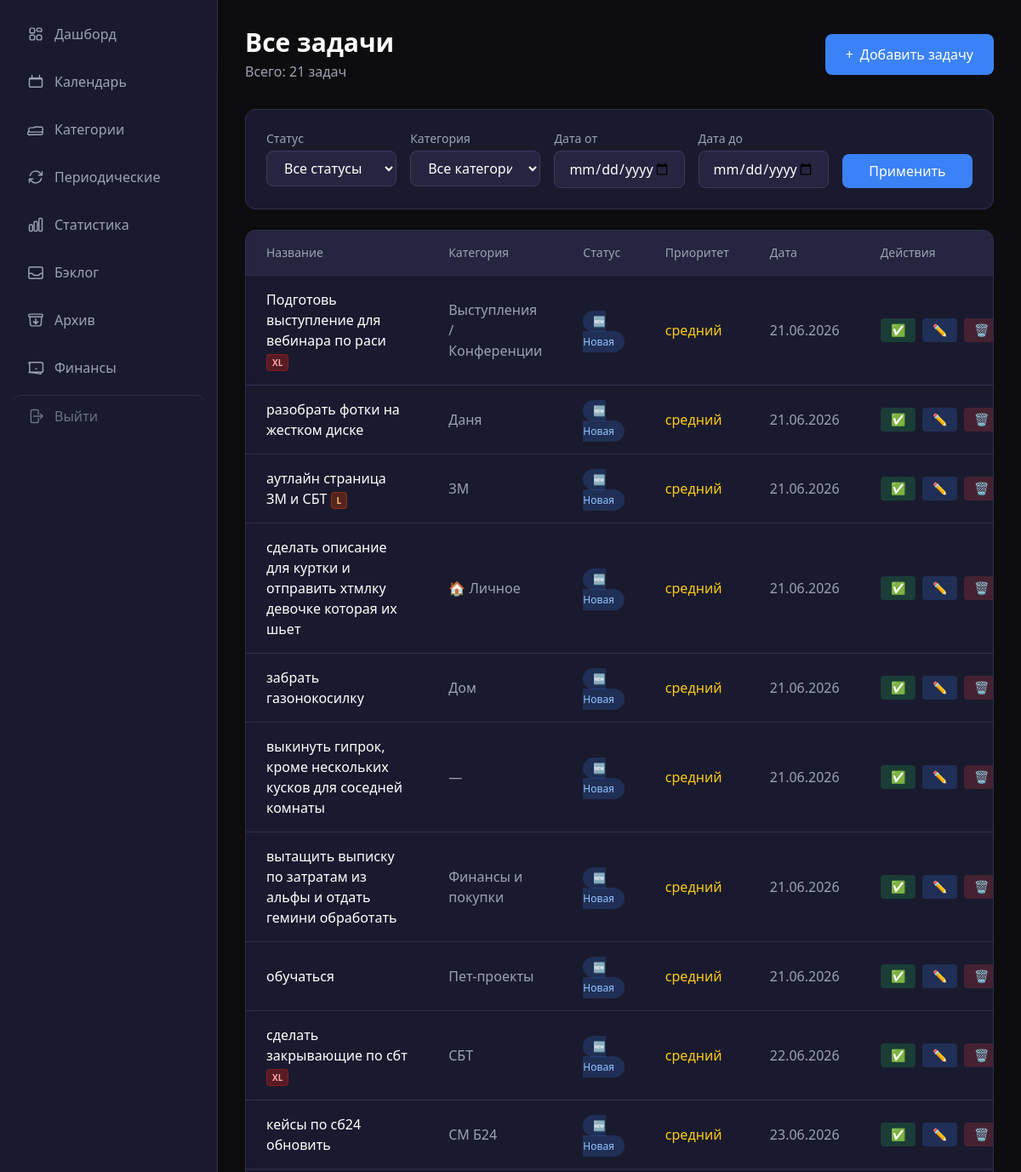
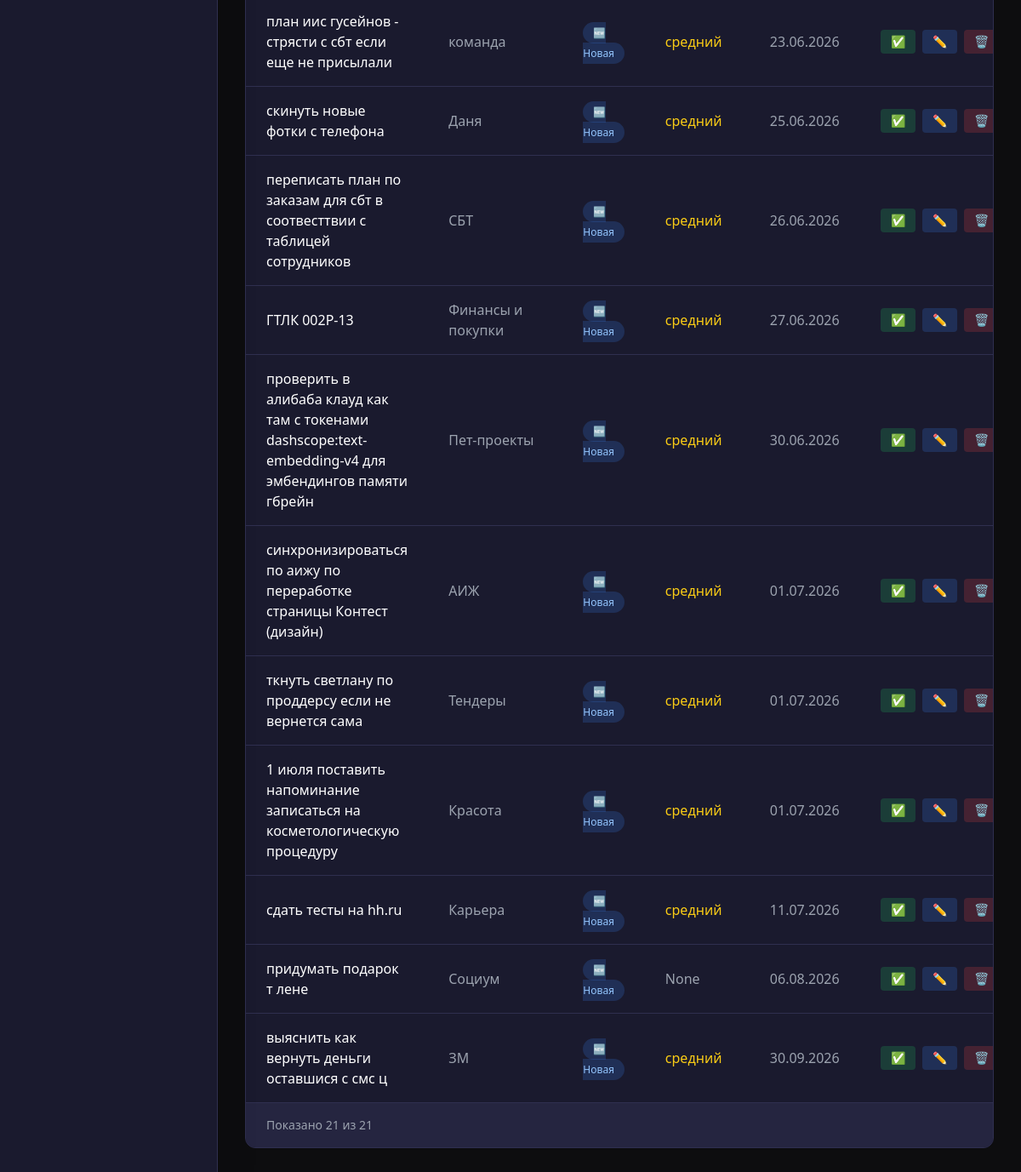
The page /tasks on the database its author committed (2 pictures, top to bottom).
### app/models/task.py (models this page shows)
class Task(Base):
    __tablename__ = "tasks"
    id = Column(Integer, primary_key=True, index=True)
    title = Column(String(500), nullable=False)
    description = Column(String, default="")
    category_id = Column(Integer, ForeignKey("categories.id"), nullable=True, index=True)
    status = Column(String(20), default="новая", index=True)  # новая/в_работе/выполнена/отложена
    priority = Column(String(20), default="средний")  # низкий/средний/высокий
    due_date = Column(Date, nullable=True, index=True)
    due_time = Column(Time, nullable=True) # Время встречи
    created_at = Column(DateTime(timezone=True), server_default=func.now())
    completed_at = Column(DateTime(timezone=True), nullable=True)
    source = Column(String(20), default="web")  # telegram/web/screenshot
    parent_task_id = Column(Integer, ForeignKey("tasks.id"), nullable=True, index=True)
    is_archived = Column(Boolean, default=False, index=True)
    item_kind = Column(String(20), default="task", nullable=False, index=True)  # task
    sort_order = Column(Integer, default=0)
    needs_review = Column(Boolean, default=False)
    message_hash = Column(String(64), nullable=True)
    postpones = Column(Integer, default=0)
    chronic_task = Column(Boolean, default=False, index=True)
    chronic_reviewed = Column(Boolean, default=False)
    tags = Column(String(500), nullable=True) # Теги проекта или контекста (#Антон, #Сбер)
    size = Column(String(4), nullable=True)   # L / XL — крупные задачи (NULL = обычная)
    impact_notes = Column(Text, nullable=True) # Заметки о результате/влиянии
    is_milestone = Column(Boolean, default=False, index=True) # Флаг важного достижения
    estimated_minutes = Column(Integer, nullable=True)
    actual_minutes = Column(Integer, nullable=True)
    category = relationship("Category", back_populates="tasks")
    subtasks = relationship("Task", backref="parent_task", remote_side=[id], lazy="select")

### app/models/category.py (models this page shows)
class Category(Base):
    __tablename__ = "categories"
    id = Column(Integer, primary_key=True, index=True)
    name = Column(String(100), nullable=False, index=True)
    is_global = Column(Boolean, default=False, index=True)
    parent_id = Column(Integer, ForeignKey("categories.id"), nullable=True)
    type = Column(String(20), default="task", index=True)  # task / finance
    created_at = Column(DateTime(timezone=True), server_default=func.now())
    children = relationship("Category", backref="parent", remote_side=[id], lazy="select")
    tasks = relationship("Task", back_populates="category", lazy="select")

### app/web/routes/tasks.py (the view)
@router.get("/tasks", response_class=HTMLResponse)
async def tasks_page(request: Request, status: Optional[str] = None):
    async with async_session() as db:
        filters = [Task.is_archived == False, Task.due_date != None]
        if status:
            filters.append(Task.status == status)
        result = await db.execute(
            select(Task)
            .options(selectinload(Task.category))
            .where(*filters)
            .order_by(Task.due_date.asc())
        )
        tasks = result.scalars().all()
        categories = await get_categories_list()
    return templates.TemplateResponse(request, "tasks.html", {
        "request": request,
        "tasks": tasks,
        "categories": categories,
        "total": len(tasks),
        "status_filter": status,
        "category_id_filter": None,
        "from_date_filter": None,
        "to_date_filter": None,
        "has_prev": False,
        "has_next": False,
        "prev_offset": 0,
        "next_offset": 0,
    })

### app/web/templates/tasks.html (shortened to what this page needs)
{% extends "base.html" %}
{% block content %}
<div class="max-w-7xl mx-auto">
    <div class="flex items-center justify-between mb-8">
        <div>
            <h1 class="text-3xl font-bold text-white">Все задачи</h1>
            <p class="text-gray-400 mt-1">Всего: {{ total }} задач</p>
        </div>
        <a href="/tasks/new"
           class="px-6 py-3 bg-accent hover:bg-blue-600 text-white font-medium rounded-lg transition-colors flex items-center">
            <span class="mr-2">+</span> Добавить задачу
        </a>
    </div>
    <div class="bg-dark-800 rounded-xl border border-dark-600 p-6 mb-6">
        <form method="get" action="/tasks" class="grid grid-cols-1 md:grid-cols-5 gap-4">
            <div>
                <label class="block text-sm text-gray-400 mb-1">Статус</label>
                <select name="status"
                        class="w-full px-4 py-2 bg-dark-700 border border-dark-500 rounded-lg text-white focus:outline-none focus:border-accent">
                    <option value="">Все статусы</option>
                </select>
            </div>
            <div>
                <label class="block text-sm text-gray-400 mb-1">Категория</label>
                <select name="category_id"
                        class="w-full px-4 py-2 bg-dark-700 border border-dark-500 rounded-lg text-white focus:outline-none focus:border-accent">
                    <option value="">Все категории</option>
                </select>
            </div>
            <div>
                <label class="block text-sm text-gray-400 mb-1">Дата от</label>
                <input type="date" name="from_date" value="{{ from_date_filter or '' }}"
                       class="w-full px-4 py-2 bg-dark-700 border border-dark-500 rounded-lg text-white focus:outline-none focus:border-accent">
            </div>
            <div>
                <label class="block text-sm text-gray-400 mb-1">Дата до</label>
                <input type="date" name="to_date" value="{{ to_date_filter or '' }}"
                       class="w-full px-4 py-2 bg-dark-700 border border-dark-500 rounded-lg text-white focus:outline-none focus:border-accent">
            </div>
            <div class="flex items-end">
                <button type="submit"
                        class="w-full px-4 py-2 bg-accent hover:bg-blue-600 text-white rounded-lg transition-colors">
                    Применить
                </button>
            </div>
        </form>
    </div>
    <div class="bg-dark-800 rounded-xl border border-dark-600 overflow-hidden">
        {% if tasks %}
        <table class="w-full">
            <thead class="bg-dark-700 border-b border-dark-600">
                <tr>
                    <th class="px-6 py-4 text-left text-sm font-medium text-gray-400">Название</th>
                    <th class="px-6 py-4 text-left text-sm font-medium text-gray-400">Категория</th>
                    <th class="px-6 py-4 text-left text-sm font-medium text-gray-400">Статус</th>
                    <th class="px-6 py-4 text-left text-sm font-medium text-gray-400">Приоритет</th>
                    <th class="px-6 py-4 text-left text-sm font-medium text-gray-400">Дата</th>
                    <th class="px-6 py-4 text-left text-sm font-medium text-gray-400">Действия</th>
                </tr>
            </thead>
            <tbody class="divide-y divide-dark-600">
                {% for task in tasks %}
                <tr class="table-row priority-{{ task.priority }} hover:bg-dark-700/50">
                    <td class="px-6 py-4">
                        <span class="text-white font-medium">{{ task.title }}</span>
                        {% if task.size == 'XL' %}
                        <span class="bg-red-900/60 text-red-300 px-1.5 py-0.5 rounded text-[10px] font-bold border border-red-700/50">XL</span>
                        {% elif task.size == 'L' %}
                        <span class="bg-orange-900/60 text-orange-300 px-1.5 py-0.5 rounded text-[10px] font-bold border border-orange-700/50">L</span>
                        {% endif %}
                    </td>
                    <td class="px-6 py-4 text-gray-400">
                        {% if task.category %}{{ task.category.name }}{% else %}—{% endif %}
                    </td>
                    <td class="px-6 py-4">
                        {% set status_class = {
                            'новая': 'status-new',
                            'в_работе': 'status-in_progress',
                            'выполнена': 'status-completed',
                            'отложена': 'status-postponed'
                        } %}
                        {% set status_label = {
                            'новая': '🆕 Новая',
                            'в_работе': '🔄 В работе',
                            'выполнена': '✅ Выполнена',
                            'отложена': '⏸️ Отложена'
                        } %}
                        <span class="px-3 py-1 rounded-full text-xs font-medium {{ status_class.get(task.status, 'status-new') }}">
                            {{ status_label.get(task.status, task.status) }}
                        </span>
                    </td>
                    <td class="px-6 py-4">
                        {% set priority_colors = {
                            'высокий': 'text-red-400',
                            'средний': 'text-yellow-400',
                            'низкий': 'text-green-400'
                        } %}
                        <span class="{{ priority_colors.get(task.priority, 'text-gray-400') }}">
                            {{ task.priority }}
                        </span>
                    </td>
                    <td class="px-6 py-4 text-gray-400">
                        {% if task.due_date %}{{ task.due_date.strftime('%d.%m.%Y') }}{% else %}—{% endif %}
                    </td>
                    <td class="px-6 py-4">
                        <div class="flex items-center space-x-2">
                            {% if task.status != 'выполнена' %}
                            <form hx-post="/tasks/{{ task.id }}/complete"
                                  hx-target="closest tr"
                                  hx-swap="outerHTML"
                                  class="inline">
                                <button type="submit" title="Выполнить"
                                        class="px-3 py-1 bg-green-500/20 text-green-400 rounded hover:bg-green-500/30 transition-colors text-sm">
                                    ✅
                                </button>
                            </form>
                            {% endif %}
                            <a href="/tasks/{{ task.id }}/edit"
                               class="px-3 py-1 bg-blue-500/20 text-blue-400 rounded hover:bg-blue-500/30 transition-colors text-sm"
                               title="Редактировать">
                                ✏️
                            </a>
                            <form hx-delete="/tasks/{{ task.id }}"
                                  hx-target="closest tr"
                                  hx-swap="outerHTML"
                                  class="inline">
                                <button type="submit" title="Удалить"
                                        class="px-3 py-1 bg-red-500/20 text-red-400 rounded hover:bg-red-500/30 transition-colors text-sm"
                                        onclick="return confirm('Удалить задачу?')">
                                    🗑️
                                </button>
                            </form>
                        </div>
                    </td>
                </tr>
                {% endfor %}
            </tbody>
        </table>
        {% else %}
        <div class="text-center py-16 text-gray-500">
            <span class="text-4xl mb-4 block">📭</span>
            <p class="text-lg">Задач не найдено</p>
            <p class="text-sm mt-2">Попробуйте изменить фильтры или создайте новую задачу</p>
        </div>
        {% endif %}
        {% if tasks %}
        <div class="px-6 py-4 bg-dark-700 border-t border-dark-600 flex items-center justify-between">
            <span class="text-sm text-gray-400">
                Показано {{ tasks|length }} из {{ total }}
            </span>
        </div>
        {% endif %}
    </div>
</div>
{% endblock %}

### app/web/static/css/style.css (style rules this page uses)
.status-new { background-color: rgba(59, 130, 246, 0.2); color: #93c5fd; }
input[type="text"], input[type="date"], input[type="time"], textarea, select { transition: border-color 0.2s ease, box-shadow 0.2s ease; }
.table-row { transition: background-color 0.15s ease; }

### rows shown on the page
Task: title "Подготовь выступление для вебинара по раси", size "XL", category.name "Выступления / Конференции", get "🆕 Новая", priority "средний", due_date "21.06.2026"
Task: title "разобрать фотки на жестком диске", category.name "Даня", get "🆕 Новая", priority "средний", due_date "21.06.2026"
Task: title "аутлайн страница ЗМ и СБТ", size "L", category.name "ЗМ", get "🆕 Новая", priority "средний", due_date "21.06.2026"
Task: title "сделать описание для куртки и отправить хтмлку девочке которая их шьет", category.name "🏠 Личное", get "🆕 Новая", priority "средний", due_date "21.06.2026"
Task: title "забрать газонокосилку", category.name "Дом", get "🆕 Новая", priority "средний", due_date "21.06.2026"
Task: title "выкинуть гипрок, кроме нескольких кусков для соседней комнаты", get "🆕 Новая", priority "средний", due_date "21.06.2026"
Task: title "вытащить выписку по затратам из альфы и отдать гемини обработать", category.name "Финансы и покупки", get "🆕 Новая", priority "средний", due_date "21.06.2026"
Task: title "обучаться", category.name "Пет-проекты", get "🆕 Новая", priority "средний", due_date "21.06.2026"
Task: title "сделать закрывающие по сбт", size "XL", category.name "СБТ", get "🆕 Новая", priority "средний", due_date "22.06.2026"
Task: title "кейсы по сб24 обновить", category.name "СМ Б24", get "🆕 Новая", priority "средний", due_date "23.06.2026"
Task: title "план иис гусейнов - стрясти с сбт если еще не присылали", category.name "команда", get "🆕 Новая", priority "средний", due_date "23.06.2026"
Task: title "скинуть новые фотки с телефона", category.name "Даня", get "🆕 Новая", priority "средний", due_date "25.06.2026"
Task: title "переписать план по заказам для сбт в соотвесттвии с таблицей сотрудников", category.name "СБТ", get "🆕 Новая", priority "средний", due_date "26.06.2026"
Task: title "ГТЛК 002Р-13", category.name "Финансы и покупки", get "🆕 Новая", priority "средний", due_date "27.06.2026"
Task: title "проверить в алибаба клауд как там с токенами dashscope:text-embedding-v4 для эмбендингов памяти гбрейн", category.name "Пет-проекты", get "🆕 Новая", priority "средний", due_date "30.06.2026"
Task: title "синхронизироваться по аижу по переработке страницы Контест (дизайн)", category.name "АИЖ", get "🆕 Новая", priority "средний", due_date "01.07.2026"
Task: title "ткнуть светлану по проддерсу если не вернется сама", category.name "Тендеры", get "🆕 Новая", priority "средний", due_date "01.07.2026"
Task: title "1 июля поставить напоминание записаться на косметологическую процедуру", category.name "Красота", get "🆕 Новая", priority "средний", due_date "01.07.2026"
Task: title "сдать тесты на hh.ru", category.name "Карьера", get "🆕 Новая", priority "средний", due_date "11.07.2026"
Task: title "придумать подарок т лене", category.name "Социум", get "🆕 Новая", priority "None", due_date "06.08.2026"
Task: title "выяснить как вернуть деньги оставшися с смс ц", category.name "ЗМ", get "🆕 Новая", priority "средний", due_date "30.09.2026"

### other values the page prints
{{ total }} "21"
{{ tasks|length }} "21"
